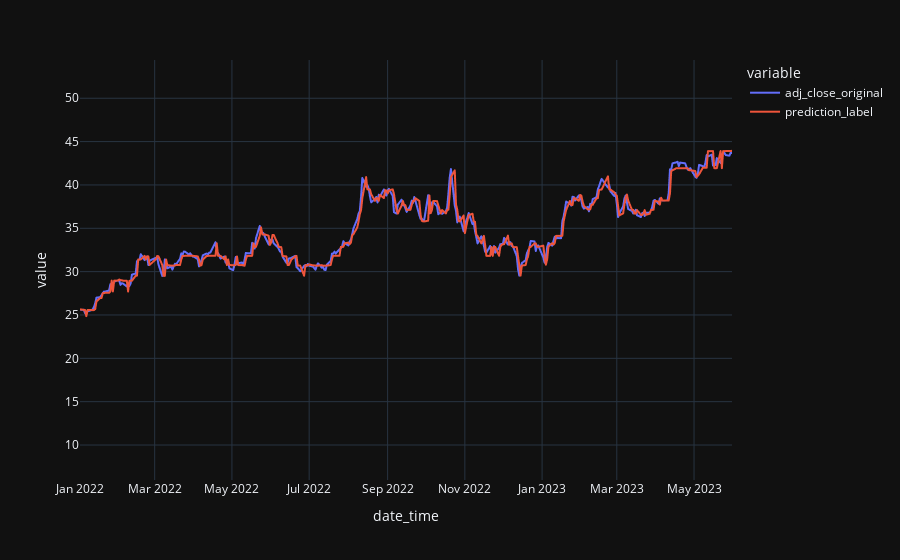

Here is the notebook cell this chart was saved with:
### Code cell
import plotly.express as px
data = predictions[predictions['symbol'] == 'BBAS3.SA']
fig = px.line(data, x="date_time", y=['adj_close_original', 'prediction_label'], template = 'plotly_dark', range_x=['2022-01-01', '2023-05-31'])
fig.show()

### Figure 1 — Plotly figure (JSON) as saved in the notebook; plotly's stock layout.template omitted (floating-point values rounded to 4 significant figures; data arrays with more than 128 entries replaced by an {"elided": "..."} marker saying what was removed)
{"data": [{"hovertemplate": "variable=adj_close_original<br>date_time=%{x}<br>value=%{y}<extra></extra>", "legendgroup": "adj_close_original", "line": {"color": "#636efa", "dash": "solid"}, "marker": {"symbol": "circle"}, "mode": "lines", "name": "adj_close_original", "showlegend": true, "type": "scattergl", "x": {"elided": "2407 str values"}, "xaxis": "x", "y": {"elided": "2407 float values"}, "yaxis": "y"}, {"hovertemplate": "variable=prediction_label<br>date_time=%{x}<br>value=%{y}<extra></extra>", "legendgroup": "prediction_label", "line": {"color": "#EF553B", "dash": "solid"}, "marker": {"symbol": "circle"}, "mode": "lines", "name": "prediction_label", "showlegend": true, "type": "scattergl", "x": {"elided": "2407 str values"}, "xaxis": "x", "y": {"elided": "2407 float values"}, "yaxis": "y"}], "layout": {"legend": {"title": {"text": "variable"}, "tracegroupgap": 0}, "margin": {"t": 60}, "xaxis": {"anchor": "y", "domain": [0, 1], "range": ["2022-01-01", "2023-05-31"], "title": {"text": "date_time"}}, "yaxis": {"anchor": "x", "domain": [0, 1], "title": {"text": "value"}}}}
